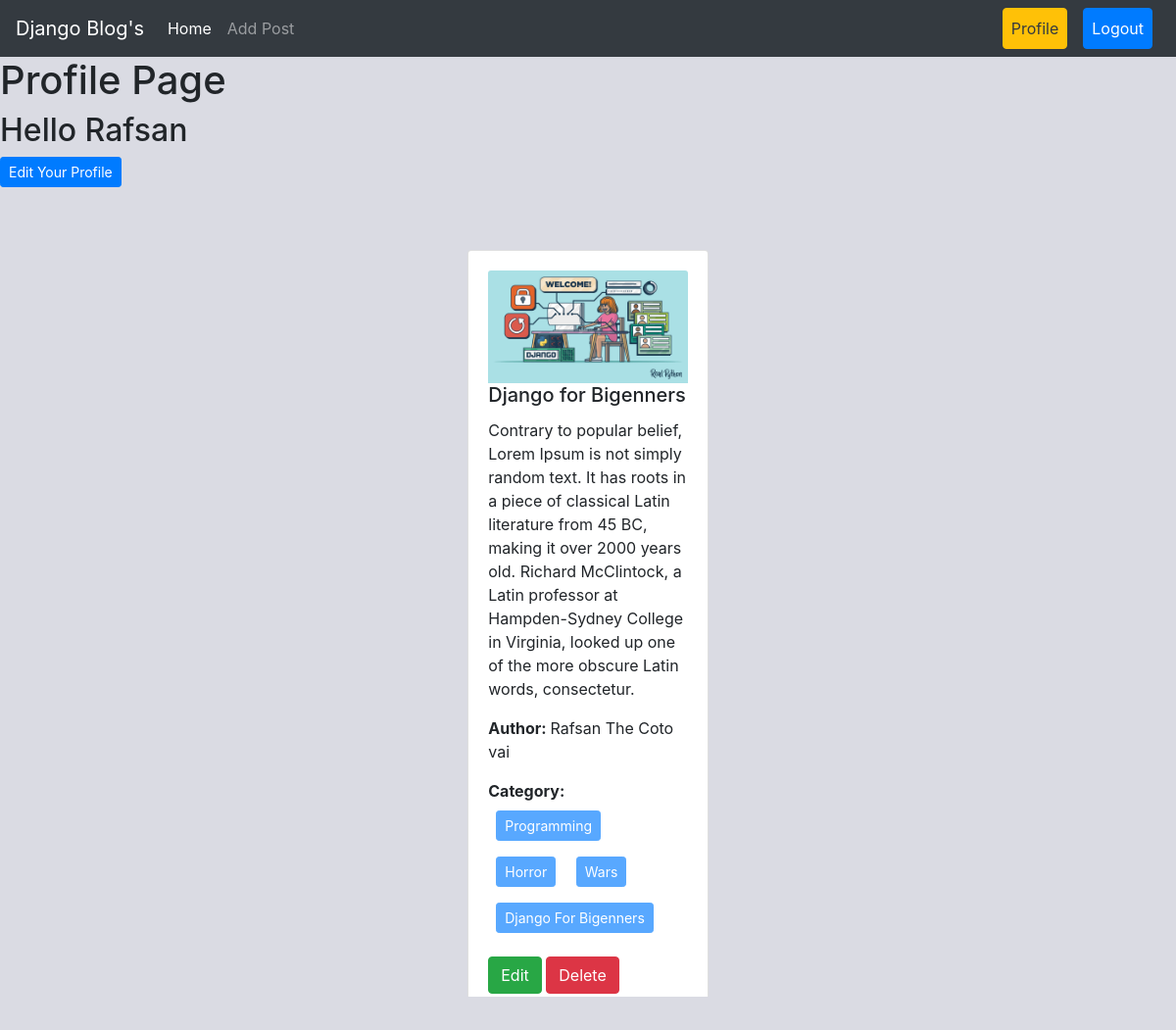
The app's page /author/profile/ (signed in) with its own data.
### posts/models.py (models this page shows, shortened)
class Post(models.Model):
    title = models.CharField(max_length=100)
    content = models.TextField()
    category = models.ManyToManyField(Category)
    author = models.ForeignKey(User, on_delete = models.CASCADE)
    image = models.ImageField(upload_to='posts', blank=True, null=True)

### categoris/models.py (models this page shows, shortened)
class Category(models.Model):
    name = models.CharField(max_length=50)
    slug = models.SlugField(max_length=100, unique=True, null=True, blank=True)

### authors/views.py (the view)
# urls.py: path('profile/', views.profile, name = 'profile'),
@login_required
def profile(request):
    post  = Post.objects.filter(author = request.user)
    return render(request, './profile.html' ,{'data': post, 'owner_name': request.user})

### authors/templates/profile.html (shortened to what this page needs)
{% extends 'base.html' %}
{% load crispy_forms_tags %}
{% block content %}
<div>
    <h1>Profile Page</h1>
    <h2>Hello {{request.user}}</h2>
    <a href="{% url 'edit_profile' %}" class="btn btn-primary btn-sm text-white">Edit Your Profile</a>
</div>
<div class="row d-flex flex-warp justify-content-center pt-5">
    {% for post in data %}
    <div class="col-sm-3">
        <div class="card m-3">
          <div class="card-body">
            <img src="{{post.image.url}}" class="card-img-top" alt="">
            <h5 class="card-title">{{post.title}}</h5>
            <p class="card-text">{{post.content}}</p>
            <p class="card-text"><b>Author: </b>{{post.author.first_name}}  {{post.author.last_name}}</p>
            <p>
                <b>Category: </b>{% for ct in post.category.all %}
                <button class="btn btn-primary btn-sm m-2" disabled>{{ct.name}}</button>
                {% endfor %}
            </p>
            <a href="{% url 'edit_post' post.id %}" class="btn btn-success ">Edit</a>
            <a href="{% url 'delete_post' post.id %}" class="btn btn-danger ">Delete</a>
          </div>
        </div>
      </div>
    {% endfor %}
  </div>
{% endblock %}

### records on screen
Post: image (picture), title "Django for Bigenners", content "Contrary to popular belief, Lorem Ipsum is not simply random text. It has roots in a piece of classical Latin literature from 45 BC, making it over 2000 years old. Richard McClintock, a Latin professor at Hampden-Sydney College in Virginia, looked up one of the more obscure Latin words, consectetur.", author.first_name "Rafsan", author.last_name "The Coto vai"
Category: name "Programming"
Category: name "Horror"
Category: name "Wars"
Category: name "Django For Bigenners"

### other values on screen
{{ request.user }} "Rafsan"
